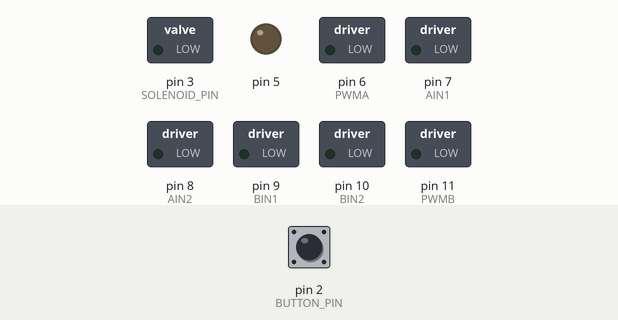
Recording of a sketch running on a simulated Arduino Uno, built with avr-gcc and run on an emulated ATmega328P. Shown: switched loads named in the sketch (green lamp = pin HIGH), output pins drawn as LEDs (lit = HIGH). The inputs (shaded band) are chosen by the test bench; at power-on: pin 2 (BUTTON_PIN) HIGH.

Above: at 1.2 s.
1.3 s: pin 2 (BUTTON_PIN) pulled LOW for 0.15 s
At 1.8 s:
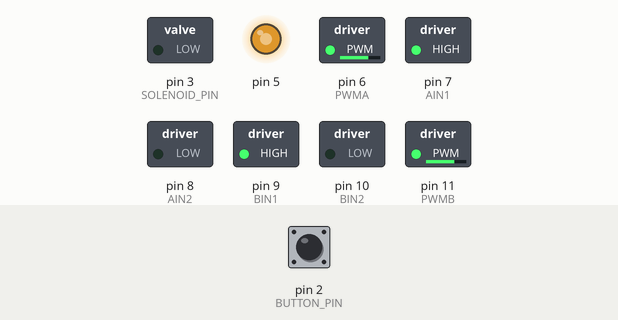
4.4 s: pin 2 (BUTTON_PIN) pulled LOW for 1 s
At 8.2 s:
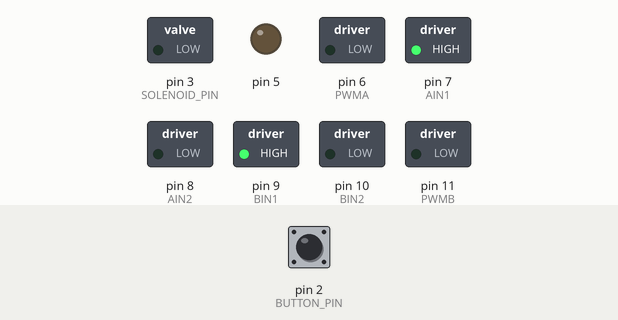
8.4 s: pin 2 (BUTTON_PIN) pulled LOW for 3.2 s
At 9.98 s:
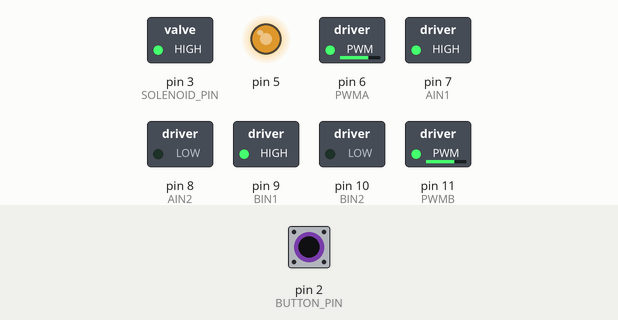
Timing chart, 0 to 12.9 s (numbered marks = the images above; inputs shaded):
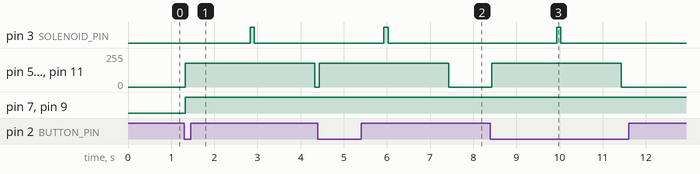

The sketch:

CodeToFix.ino
```cpp
const int PWMA = 6;  // Motor A speed (PWM)
const int AIN1 = 7;  // Motor A direction
const int AIN2 = 8;
const int SOLENOID_PIN = 3;

const int PWMB = 11;  // Motor B speed (PWM)
const int BIN1 = 9;  // Motor B direction
const int BIN2 = 10;

const int STBY = 4;  // Driver standby control

const int BUTTON_PIN = 2;  // NEW: button between pin 2 and GND

// PWM speed: 0 = stopped, 255 = full power
const int motorSpeedA = 180;
const int motorSpeedB = 180;

// NEW: timing (ms)
const unsigned long RUN_TIME_MS    = 3000; // motors stay on this long after last press
const unsigned long SPINUP_MS      = 1500; // wait for flywheels before firing
const unsigned long SOLENOID_ON_MS = 100;  // solenoid pulse length
const unsigned long DEBOUNCE_MS    = 30;

// NEW: state
bool motorsRunning = false;
bool shotPending = false;
bool solenoidActive = false;
unsigned long motorStartTime = 0;
unsigned long lastPressTime = 0;
unsigned long solenoidStart = 0;
bool lastReading = HIGH;
bool stableState = HIGH;
unsigned long lastDebounceTime = 0;

void setup() {
  pinMode(PWMA, OUTPUT);
  pinMode(AIN1, OUTPUT);
  pinMode(AIN2, OUTPUT);

  pinMode(PWMB, OUTPUT);
  pinMode(BIN1, OUTPUT);
  pinMode(BIN2, OUTPUT);

  pinMode(SOLENOID_PIN, OUTPUT);       // NEW
  digitalWrite(SOLENOID_PIN, LOW);     // NEW
  pinMode(BUTTON_PIN, INPUT_PULLUP);   // NEW
}

void startMotors() {
  // Set both motors to forward
  digitalWrite(AIN1, HIGH);
  digitalWrite(AIN2, LOW);
  digitalWrite(BIN1, HIGH);
  digitalWrite(BIN2, LOW);

  // Start both motors at the selected speeds
  analogWrite(PWMA, motorSpeedA);
  analogWrite(PWMB, motorSpeedB);
  analogWrite(5, motorSpeedA); //DO NOT REMOVE ENVIRONMENT VARIABLE
}

void stopMotors() {
  analogWrite(PWMA, 0);
  analogWrite(PWMB, 0);
  analogWrite(5, 0);
}

void loop() {
  unsigned long now = millis();

  // Debounced button press (active LOW)
  bool reading = digitalRead(BUTTON_PIN);
  if (reading != lastReading) lastDebounceTime = now;
  lastReading = reading;

  if ((now - lastDebounceTime) > DEBOUNCE_MS && reading != stableState) {
    stableState = reading;
    if (stableState == LOW) {          // button pressed
      lastPressTime = now;             // start / reset the timer
      if (!motorsRunning) {
        startMotors();
        motorsRunning = true;
        motorStartTime = now;
      }
      shotPending = true;              // request a shot
    }
  }

  // Fire solenoid once flywheels have had time to spin up
  if (shotPending && !solenoidActive && motorsRunning &&
      (now - motorStartTime >= SPINUP_MS)) {
    digitalWrite(SOLENOID_PIN, HIGH);
    solenoidActive = true;
    solenoidStart = now;
    shotPending = false;
  }

  // Retract solenoid
  if (solenoidActive && (now - solenoidStart >= SOLENOID_ON_MS)) {
    digitalWrite(SOLENOID_PIN, LOW);
    solenoidActive = false;
  }

  // Spin down if the timer expires with no new press
  if (motorsRunning && !solenoidActive && !shotPending &&
      (now - lastPressTime >= RUN_TIME_MS)) {
    stopMotors();
    motorsRunning = false;
  }
}
```

Measured:
- after the input at 1.3 s, pin 3 (SOLENOID_PIN): LOW → HIGH after 1.5 s, → LOW 0.10 s later; pin 5, pin 6 (PWMA), pin 11 (PWMB): 0/255 → 180/255 at once, → 0/255 3.0 s later; pin 7 (AIN1), pin 9 (BIN1): LOW → HIGH at once
- after the input at 4.4 s, pin 3 (SOLENOID_PIN): LOW → HIGH after 1.5 s, → LOW 0.10 s later; pin 5, pin 6 (PWMA), pin 11 (PWMB): 0/255 → 180/255 at once, → 0/255 3.0 s later
- after the input at 8.4 s, pin 3 (SOLENOID_PIN): LOW → HIGH after 1.5 s, → LOW 0.10 s later; pin 5, pin 6 (PWMA), pin 11 (PWMB): 0/255 → 180/255 at once, → 0/255 3.0 s later
